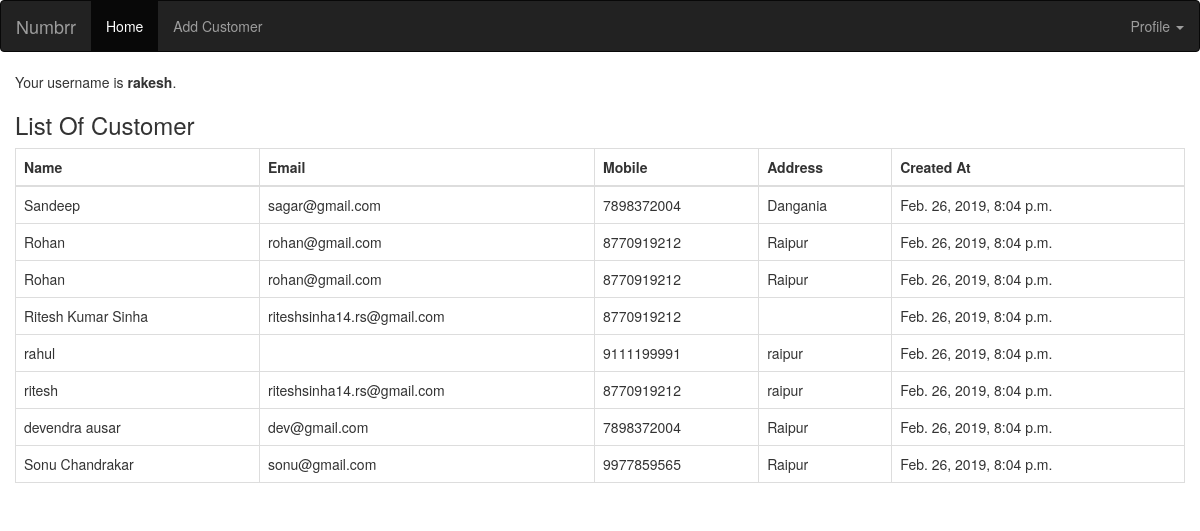
Screenshot of / (signed in) with the database file from the repository.
### mgmt/models.py (models this page shows)
class Customer(models.Model):
    owner = models.CharField(max_length=100)
    name = models.CharField(max_length=100)
    email = models.EmailField(blank=True)
    mobile = models.IntegerField(blank=False)
    dob = models.DateField(blank=True, null=True)
    city = models.CharField(max_length=100)
    area = models.CharField(max_length=100)
    subarea = models.CharField(max_length=100)
    anniversary = models.DateTimeField(blank=True, null=True)
    created_at = models.DateTimeField(auto_now_add=True)

### main/views.py (the view)
# urls.py: path('', index, name='index'),
def index(request):
    l = Customer.objects.all().filter(owner=request.user)
    return render(request, 'main/index.html', {
            'Customer':l,
    })

### content/templates/main/index.html
{% extends 'layouts/default/page.html' %}
{% load i18n %}
{% block content %}
{% if request.user.is_authenticated %}
{% trans 'Your username is' %} <b>{{ request.user.username }}</b>.
{% if Customer %}
  <h3>List Of Customer</h3>
  <table class="table table-bordered">
    <thead>
      <tr>
        <th scope="col">Name</th>
        <th scope="col">Email</th>
        <th scope="col">Mobile</th>
        <th scope="col">Address</th>
        <th scope="col">Created At</th>
      </tr>
    </thead>
    <tbody>
      {% for c in Customer%}
      <tr>
        <td>{{c.name}}</td>
        <td>{{c.email}}</td>
        <td>{{c.mobile}}</td>
        <td>{{c.area}}</td>
        <td>{{c.created_at}}</td>
      </tr>
      {% endfor %}
    </tbody>
  </table>
{% endif %}
{% else %}
{% trans 'You are a guest.' %}
{% endif %}
{% endblock %}

### content/templates/layouts/default/page.html (shortened to what this page needs)
{% load staticfiles %}
{% load bootstrap4 %}
{% load i18n %}
{% get_current_language as language_code %}
<!DOCTYPE html>
<html lang="{{ language_code }}">
<head>
<link rel="stylesheet" href="https://maxcdn.bootstrapcdn.com/bootstrap/3.4.0/css/bootstrap.min.css">
</head>
<body>
  <nav class="navbar navbar-inverse">
  <div class="container-fluid">
    <div class="navbar-header">
      <a class="navbar-brand" href="/">Numbrr</a>
    </div>
    {% if request.user.is_authenticated and request.user.is_staff%}
    <ul class="nav navbar-nav">
      <li class="active"><a href="/">{% trans 'Home' %}</a></li>
        <li><a href="{% url 'accounts:add_customer' %}">
        {% trans 'Add Customer' %}</a></li>
    </ul>
    <ul class="nav navbar-nav navbar-right">
      <li class="dropdown">
        <a class="dropdown-toggle" data-toggle="dropdown" href="#">Profile
        <span class="caret"></span></a>
      </li>
      </ul>
      {% endif %}
  </div>
</nav>
  <div class="container-fluid mt-3">
    {% block content %}
    {% endblock %}
  </div>
</body>
</html>

### rows the page displays
Customer: name "Sandeep", email "sagar@gmail.com", mobile "7898372004", area "Dangania", created_at "Feb. 26, 2019, 8:04 p.m."
Customer: name "Rohan", email "rohan@gmail.com", mobile "8770919212", area "Raipur", created_at "Feb. 26, 2019, 8:04 p.m."
Customer: name "Rohan", email "rohan@gmail.com", mobile "8770919212", area "Raipur", created_at "Feb. 26, 2019, 8:04 p.m."
Customer: name "Ritesh Kumar Sinha", email "riteshsinha14.rs@gmail.com", mobile "8770919212", created_at "Feb. 26, 2019, 8:04 p.m."
Customer: name "rahul", mobile "9111199991", area "raipur", created_at "Feb. 26, 2019, 8:04 p.m."
Customer: name "ritesh", email "riteshsinha14.rs@gmail.com", mobile "8770919212", area "raipur", created_at "Feb. 26, 2019, 8:04 p.m."
Customer: name "devendra ausar", email "dev@gmail.com", mobile "7898372004", area "Raipur", created_at "Feb. 26, 2019, 8:04 p.m."
Customer: name "Sonu Chandrakar", email "sonu@gmail.com", mobile "9977859565", area "Raipur", created_at "Feb. 26, 2019, 8:04 p.m."

### other values shown
{{ request.user.username }} "rakesh"
